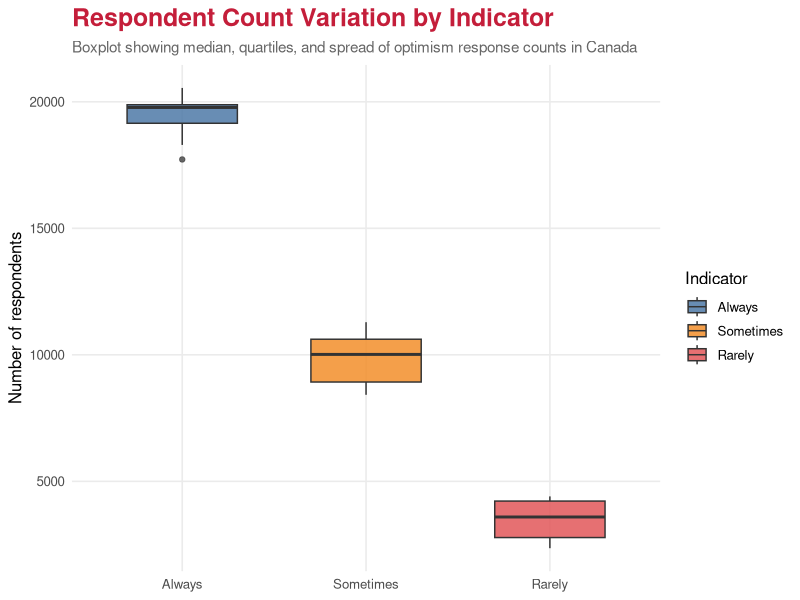

Generate this figure with R:
# Slide 6: Respondent Count Variation by Indicator
rm(list = ls()); cat("\014")

library(dplyr)
library(ggplot2)
library(readr)

futout_clean <- read_csv("Future_Outlook_Clean.csv")

canada_box <- futout_clean %>%
  filter(Geography == "Canada",
         Gender == "Total",
         !is.na(Number)) %>%
  mutate(
    Indicators = factor(Indicators,
                        levels = c("Always", "Sometimes", "Rarely"))
  )

box_plot <- ggplot(canada_box, aes(x = Indicators, y = Number, fill = Indicators)) +
  geom_boxplot(alpha = 0.85, width = 0.6, outlier.color = "gray30") +
  
  scale_fill_manual(values = c(
    "Always" = "#4E79A7",
    "Sometimes" = "#F28E2B",
    "Rarely" = "#E15759"
  )) +
  
  labs(
    title = "Respondent Count Variation by Indicator",
    subtitle = "Boxplot showing median, quartiles, and spread of optimism response counts in Canada",
    x = "Indicator",
    y = "Number of respondents",
    fill = "Indicator"
  ) +
  
  theme_minimal(base_size = 12) +
  theme(
    plot.title = element_text(size = 18, face = "bold", color = "#C41E3A"),
    plot.subtitle = element_text(size = 11, color = "gray40"),
    axis.title.x = element_blank(),
    panel.grid.minor = element_blank()
  )

print(box_plot)
